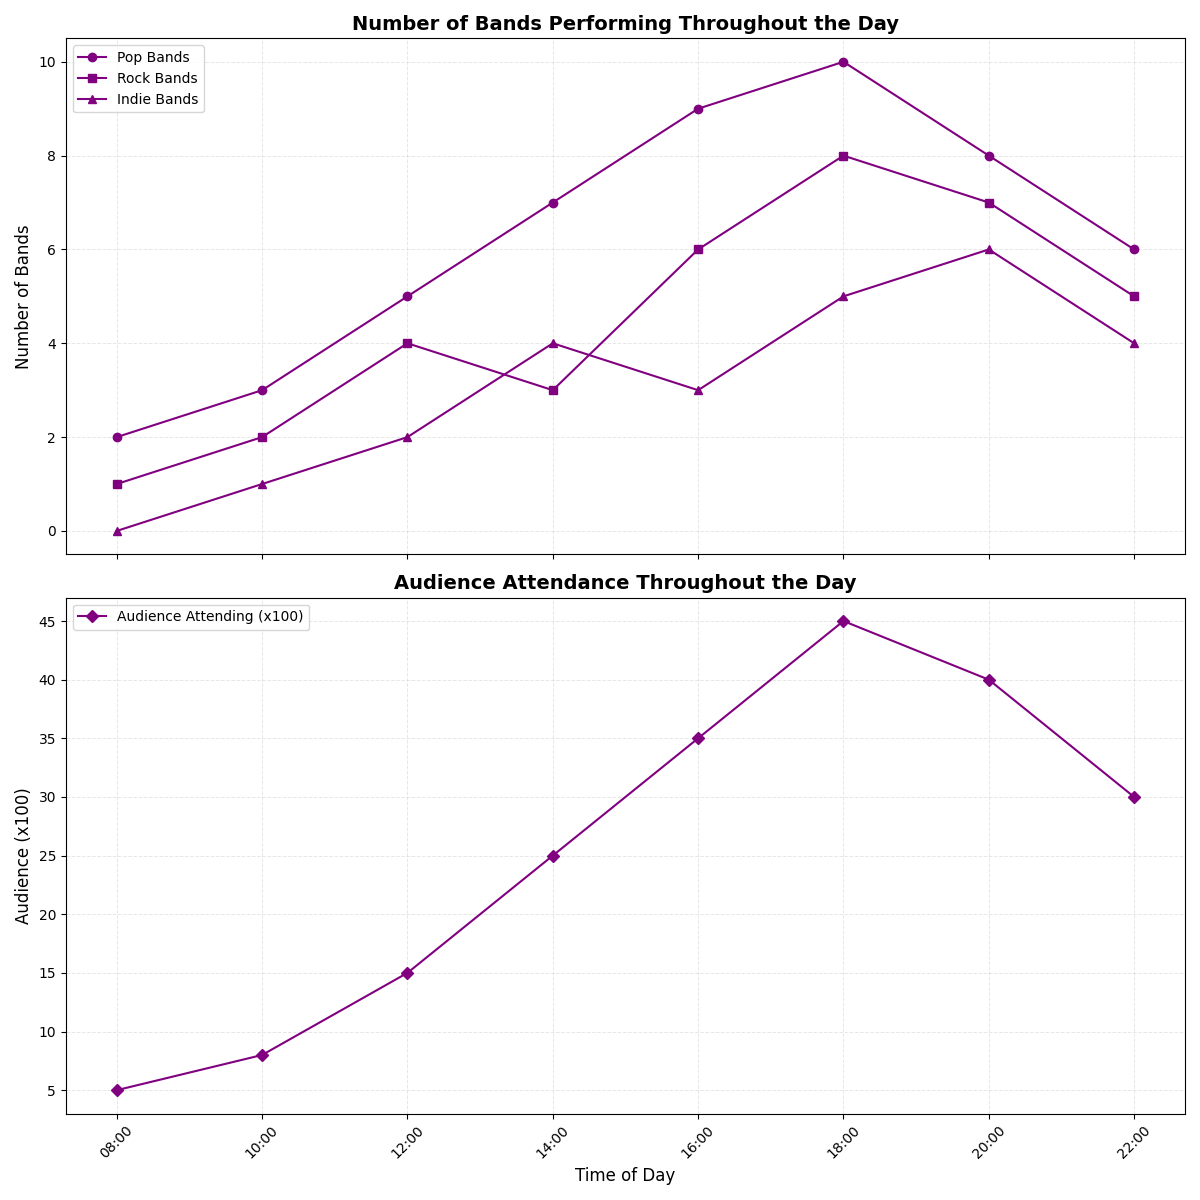

The Python source for this figure:
import matplotlib.pyplot as plt
import numpy as np

# Define times of the day
times = np.array(['08:00', '10:00', '12:00', '14:00', '16:00', '18:00', '20:00', '22:00'])

# Number of bands performing at the designated times 
pop_bands = np.array([2, 3, 5, 7, 9, 10, 8, 6])
rock_bands = np.array([1, 2, 4, 3, 6, 8, 7, 5])
indie_bands = np.array([0, 1, 2, 4, 3, 5, 6, 4])

# Audience attendance at those times in hundreds
audience_attendance = np.array([5, 8, 15, 25, 35, 45, 40, 30])

# Setting up the figure with two subplots
fig, axes = plt.subplots(2, 1, figsize=(12, 12), sharex=True)

# Use a single color for all plots
common_color = 'purple'

# Plotting number of bands performing over time
axes[0].plot(times, pop_bands, '-o', label='Pop Bands', color=common_color)
axes[0].plot(times, rock_bands, '-s', label='Rock Bands', color=common_color)
axes[0].plot(times, indie_bands, '-^', label='Indie Bands', color=common_color)

# Adding titles and labels to the band performance chart
axes[0].set_title('Number of Bands Performing Throughout the Day', fontsize=14, fontweight='bold')
axes[0].set_ylabel('Number of Bands', fontsize=12)
axes[0].legend(loc='upper left', fontsize=10)
axes[0].grid(alpha=0.3, linestyle='--', linewidth=0.7)

# Plotting audience attendance
axes[1].plot(times, audience_attendance, '-D', label='Audience Attending (x100)', color=common_color)

# Adding titles and labels to the audience attendance chart
axes[1].set_title('Audience Attendance Throughout the Day', fontsize=14, fontweight='bold')
axes[1].set_xlabel('Time of Day', fontsize=12)
axes[1].set_ylabel('Audience (x100)', fontsize=12)
axes[1].legend(loc='upper left', fontsize=10)
axes[1].grid(alpha=0.3, linestyle='--', linewidth=0.7)

# Adjust x-axis labels to prevent overlap
for ax in axes:
    ax.tick_params(axis='x', rotation=45)

# Optimize layout
plt.tight_layout()

# Display the plots
plt.show()
